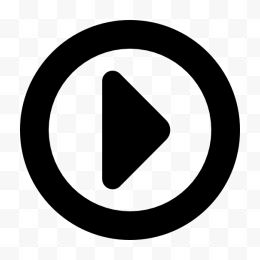
//> input picture Debug/pic.png, 260 x 260 px
$ ./OpenCVTest   (built with g++ and OpenCV 4)
//> lines starting //> are read from the running program, lines starting //| are printed output that depends on the picture
#include<iostream>
#include <opencv2/core/core.hpp>
#include <opencv2/highgui/highgui.hpp>
#include <imgproc/imgproc.hpp>
#include <imgproc/imgproc_c.h>

#include <stdio.h>


using namespace cv;
string imageFileName = "pic.png";
string videoFileName = "Benz.mp4";
string outVideoFileName = "BenzCopy.avi";


void openImageMat()
{
	Mat img = imread("pic.png");
//> img is the input picture: 260 rows x 260 cols, CV_8UC3; min 0, max 255, mean 167.6

	cvNamedWindow("openImage");
	imshow("openImage", img);
	cvNamedWindow("openImageSmooth");
	IplImage* image = cvLoadImage(imageFileName.c_str());
	cvShowImage("openImageSmooth", image);

	/*-------------smooth--------------------*/
	IplImage* dstImg = cvCreateImage(cvGetSize(image), IPL_DEPTH_8U,3);
	cvSmooth(image, dstImg, CV_GAUSSIAN, 3, 3);  //需要image类型
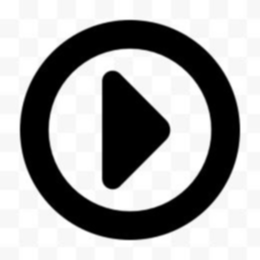
//> dstImg: 260 rows x 260 cols, CV_8UC3; min 0, max 255, mean 167.6
	cvShowImage("openImageSmooth", dstImg);

	/*-------------cvPyrDown--------------------*/
	assert(image->width/2 !=0 && image->height/2 != 0);
	IplImage* out = cvCreateImage(cvSize(image->width / 2, image->height / 2), image->depth, image->nChannels);
	cvPyrDown(image, out);
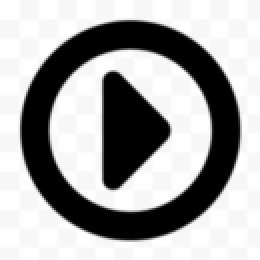
//> out: 130 rows x 130 cols, CV_8UC3 (shown 2 times larger); min 0, max 255, mean 167.6
	cvShowImage("openImageSmooth", out);


	while (1)
	{
		if (27 == waitKey())
//> the Esc key is pressed
			break;
	}

	cvReleaseImage(&image);
	cvReleaseImage(&dstImg);
	cvReleaseImage(&out);

}


// [4 lines left out: function callBackMat, not called in this run]

void callBack(int parm, void *cap){
	CvCapture *temp = (CvCapture*)cap;
}
// [89 lines left out: functions openVideoMat, openImage, openVedio, writeVideo, main, not called in this run]

// added to run one function of the file
int main() { openImageMat(); }
